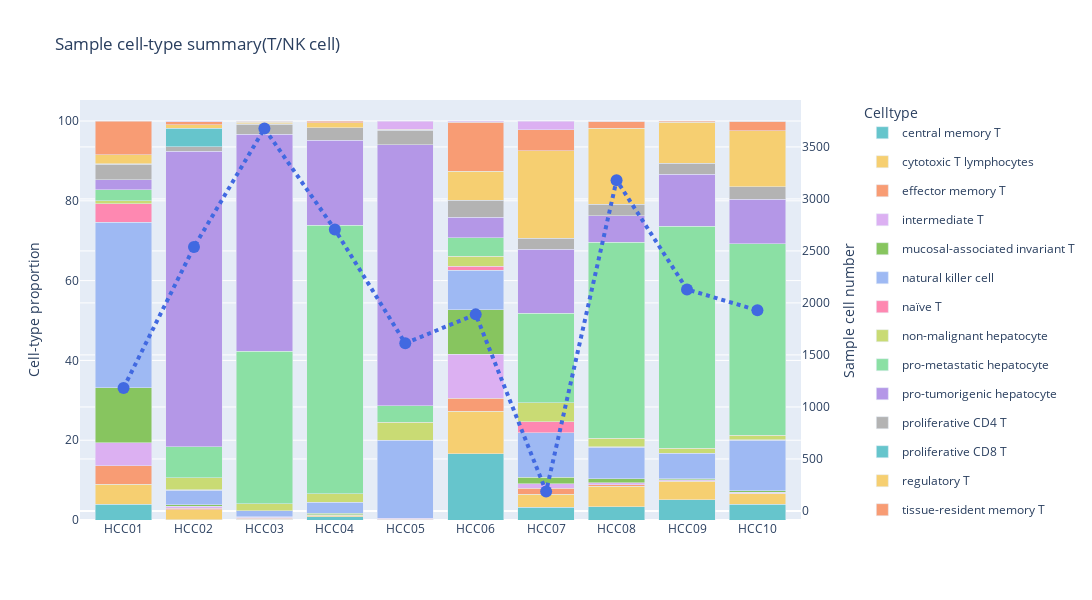

The cell this chart's notebook holds for it:
### Code cell
html_output_path = "/home/bruce1996/data/LIHC_anomaly_detection/manifold_transformation/UMAP_transformation/"
fig_output_path = "/home/bruce1996/data/LIHC_anomaly_detection/fig/scRNA_result/cell_summary/"
fig = celltype_summary_barplot(target_metadata,title="Sample cell-type summary(T/NK cell)")
fig.write_html(html_output_path + "umap_transformation_tumor_tnk_hepatocyte_cell_summary.html")
fig.write_image(fig_output_path + "umap_transformation_tumor_tnk_hepatocyte_cell_summary.png",scale=2)
fig.show()

### Figure 1 — Plotly figure (JSON) as saved in the notebook; plotly's stock layout.template omitted (floating-point values rounded to 4 significant figures)
{"data": [{"alignmentgroup": "True", "hovertemplate": "Advance_celltype=central memory T<br>patient=%{x}<br>Proportion=%{y}<extra></extra>", "legendgroup": "central memory T", "marker": {"color": "rgb(102, 197, 204)", "pattern": {"shape": ""}}, "name": "central memory T", "offsetgroup": "central memory T", "orientation": "v", "showlegend": true, "textposition": "auto", "type": "bar", "x": ["HCC01", "HCC02", "HCC03", "HCC04", "HCC06", "HCC07", "HCC08", "HCC09", "HCC10"], "xaxis": "x", "y": [3.97, 0.12, 0.08, 0.81, 16.56, 3.21, 3.3, 5.07, 3.94], "yaxis": "y"}, {"alignmentgroup": "True", "hovertemplate": "Advance_celltype=cytotoxic T lymphocytes<br>patient=%{x}<br>Proportion=%{y}<extra></extra>", "legendgroup": "cytotoxic T lymphocytes", "marker": {"color": "rgb(246, 207, 113)", "pattern": {"shape": ""}}, "name": "cytotoxic T lymphocytes", "offsetgroup": "cytotoxic T lymphocytes", "orientation": "v", "showlegend": true, "textposition": "auto", "type": "bar", "x": ["HCC01", "HCC02", "HCC03", "HCC04", "HCC05", "HCC06", "HCC07", "HCC08", "HCC09", "HCC10"], "xaxis": "x", "y": [4.99, 2.4, 0.05, 0.41, 0.06, 10.69, 3.21, 5.16, 4.65, 2.64], "yaxis": "y"}, {"alignmentgroup": "True", "hovertemplate": "Advance_celltype=effector memory T<br>patient=%{x}<br>Proportion=%{y}<extra></extra>", "legendgroup": "effector memory T", "marker": {"color": "rgb(248, 156, 116)", "pattern": {"shape": ""}}, "name": "effector memory T", "offsetgroup": "effector memory T", "orientation": "v", "showlegend": true, "textposition": "auto", "type": "bar", "x": ["HCC01", "HCC02", "HCC03", "HCC04", "HCC05", "HCC06", "HCC07", "HCC08", "HCC09", "HCC10"], "xaxis": "x", "y": [4.65, 0.39, 0.3, 0.04, 0.12, 3.23, 1.6, 0.38, 0.14, 0.16], "yaxis": "y"}, {"alignmentgroup": "True", "hovertemplate": "Advance_celltype=intermediate T<br>patient=%{x}<br>Proportion=%{y}<extra></extra>", "legendgroup": "intermediate T", "marker": {"color": "rgb(220, 176, 242)", "pattern": {"shape": ""}}, "name": "intermediate T", "offsetgroup": "intermediate T", "orientation": "v", "showlegend": true, "textposition": "auto", "type": "bar", "x": ["HCC01", "HCC02", "HCC03", "HCC04", "HCC05", "HCC06", "HCC07", "HCC08", "HCC09", "HCC10"], "xaxis": "x", "y": [5.75, 0.55, 0.3, 0.11, 0.25, 11.11, 1.07, 0.53, 0.23, 0.26], "yaxis": "y"}, {"alignmentgroup": "True", "hovertemplate": "Advance_celltype=mucosal-associated invariant T<br>patient=%{x}<br>Proportion=%{y}<extra></extra>", "legendgroup": "mucosal-associated invariant T", "marker": {"color": "rgb(135, 197, 95)", "pattern": {"shape": ""}}, "name": "mucosal-associated invariant T", "offsetgroup": "mucosal-associated invariant T", "orientation": "v", "showlegend": true, "textposition": "auto", "type": "bar", "x": ["HCC01", "HCC02", "HCC03", "HCC04", "HCC06", "HCC07", "HCC08", "HCC09", "HCC10"], "xaxis": "x", "y": [13.78, 0.39, 0.11, 0.3, 11.16, 1.6, 0.91, 0.19, 0.31], "yaxis": "y"}, {"alignmentgroup": "True", "hovertemplate": "Advance_celltype=natural killer cell<br>patient=%{x}<br>Proportion=%{y}<extra></extra>", "legendgroup": "natural killer cell", "marker": {"color": "rgb(158, 185, 243)", "pattern": {"shape": ""}}, "name": "natural killer cell", "offsetgroup": "natural killer cell", "orientation": "v", "showlegend": true, "textposition": "auto", "type": "bar", "x": ["HCC01", "HCC02", "HCC03", "HCC04", "HCC05", "HCC06", "HCC07", "HCC08", "HCC09", "HCC10"], "xaxis": "x", "y": [41.5, 3.59, 1.47, 2.81, 19.6, 9.79, 11.23, 7.92, 6.43, 12.7], "yaxis": "y"}, {"alignmentgroup": "True", "hovertemplate": "Advance_celltype=naïve T<br>patient=%{x}<br>Proportion=%{y}<extra></extra>", "legendgroup": "naïve T", "marker": {"color": "rgb(254, 136, 177)", "pattern": {"shape": ""}}, "name": "naïve T", "offsetgroup": "naïve T", "orientation": "v", "showlegend": true, "textposition": "auto", "type": "bar", "x": ["HCC01", "HCC02", "HCC06", "HCC07", "HCC08", "HCC10"], "xaxis": "x", "y": [4.65, 0.16, 1.01, 2.67, 0.16, 0.05], "yaxis": "y"}, {"alignmentgroup": "True", "hovertemplate": "Advance_celltype=non-malignant hepatocyte<br>patient=%{x}<br>Proportion=%{y}<extra></extra>", "legendgroup": "non-malignant hepatocyte", "marker": {"color": "rgb(201, 219, 116)", "pattern": {"shape": ""}}, "name": "non-malignant hepatocyte", "offsetgroup": "non-malignant hepatocyte", "orientation": "v", "showlegend": true, "textposition": "auto", "type": "bar", "x": ["HCC01", "HCC02", "HCC03", "HCC04", "HCC05", "HCC06", "HCC07", "HCC08", "HCC09", "HCC10"], "xaxis": "x", "y": [0.68, 3.03, 1.79, 2.14, 4.53, 2.54, 4.81, 2.17, 1.31, 1.24], "yaxis": "y"}, {"alignmentgroup": "True", "hovertemplate": "Advance_celltype=pro-metastatic hepatocyte<br>patient=%{x}<br>Proportion=%{y}<extra></extra>", "legendgroup": "pro-metastatic hepatocyte", "marker": {"color": "rgb(139, 224, 164)", "pattern": {"shape": ""}}, "name": "pro-metastatic hepatocyte", "offsetgroup": "pro-metastatic hepatocyte", "orientation": "v", "showlegend": true, "textposition": "auto", "type": "bar", "x": ["HCC01", "HCC02", "HCC03", "HCC04", "HCC05", "HCC06", "HCC07", "HCC08", "HCC09", "HCC10"], "xaxis": "x", "y": [2.79, 7.72, 38.16, 67.23, 4.03, 4.66, 22.46, 49.03, 55.59, 47.95], "yaxis": "y"}, {"alignmentgroup": "True", "hovertemplate": "Advance_celltype=pro-tumorigenic hepatocyte<br>patient=%{x}<br>Proportion=%{y}<extra></extra>", "legendgroup": "pro-tumorigenic hepatocyte", "marker": {"color": "rgb(180, 151, 231)", "pattern": {"shape": ""}}, "name": "pro-tumorigenic hepatocyte", "offsetgroup": "pro-tumorigenic hepatocyte", "orientation": "v", "showlegend": true, "textposition": "auto", "type": "bar", "x": ["HCC01", "HCC02", "HCC03", "HCC04", "HCC05", "HCC06", "HCC07", "HCC08", "HCC09", "HCC10"], "xaxis": "x", "y": [2.54, 74.11, 54.42, 21.28, 65.51, 5.19, 16.04, 6.67, 13, 11.15], "yaxis": "y"}, {"alignmentgroup": "True", "hovertemplate": "Advance_celltype=proliferative CD4 T<br>patient=%{x}<br>Proportion=%{y}<extra></extra>", "legendgroup": "proliferative CD4 T", "marker": {"color": "rgb(179, 179, 179)", "pattern": {"shape": ""}}, "name": "proliferative CD4 T", "offsetgroup": "proliferative CD4 T", "orientation": "v", "showlegend": true, "textposition": "auto", "type": "bar", "x": ["HCC01", "HCC02", "HCC03", "HCC04", "HCC05", "HCC06", "HCC07", "HCC08", "HCC09", "HCC10"], "xaxis": "x", "y": [3.89, 1.14, 2.47, 3.21, 3.6, 4.23, 2.67, 2.89, 2.77, 3.11], "yaxis": "y"}, {"alignmentgroup": "True", "hovertemplate": "Advance_celltype=proliferative CD8 T<br>patient=%{x}<br>Proportion=%{y}<extra></extra>", "legendgroup": "proliferative CD8 T", "marker": {"color": "rgb(102, 197, 204)", "pattern": {"shape": ""}}, "name": "proliferative CD8 T", "offsetgroup": "proliferative CD8 T", "orientation": "v", "showlegend": true, "textposition": "auto", "type": "bar", "x": ["HCC01", "HCC02", "HCC03", "HCC05"], "xaxis": "x", "y": [0.08, 4.61, 0.19, 0.12], "yaxis": "y"}, {"alignmentgroup": "True", "hovertemplate": "Advance_celltype=regulatory T<br>patient=%{x}<br>Proportion=%{y}<extra></extra>", "legendgroup": "regulatory T", "marker": {"color": "rgb(246, 207, 113)", "pattern": {"shape": ""}}, "name": "regulatory T", "offsetgroup": "regulatory T", "orientation": "v", "showlegend": true, "textposition": "auto", "type": "bar", "x": ["HCC01", "HCC02", "HCC03", "HCC04", "HCC05", "HCC06", "HCC07", "HCC08", "HCC09", "HCC10"], "xaxis": "x", "y": [2.28, 0.83, 0.41, 1.26, 0.06, 7.2, 21.93, 19.12, 10.28, 14.05], "yaxis": "y"}, {"alignmentgroup": "True", "hovertemplate": "Advance_celltype=tissue-resident memory T<br>patient=%{x}<br>Proportion=%{y}<extra></extra>", "legendgroup": "tissue-resident memory T", "marker": {"color": "rgb(248, 156, 116)", "pattern": {"shape": ""}}, "name": "tissue-resident memory T", "offsetgroup": "tissue-resident memory T", "orientation": "v", "showlegend": true, "textposition": "auto", "type": "bar", "x": ["HCC01", "HCC02", "HCC03", "HCC04", "HCC05", "HCC06", "HCC07", "HCC08", "HCC09", "HCC10"], "xaxis": "x", "y": [8.45, 0.83, 0.14, 0.41, 0.12, 12.38, 5.35, 1.7, 0.33, 2.38], "yaxis": "y"}, {"alignmentgroup": "True", "hovertemplate": "Advance_celltype=cholangiocyte <br>patient=%{x}<br>Proportion=%{y}<extra></extra>", "legendgroup": "cholangiocyte ", "marker": {"color": "rgb(220, 176, 242)", "pattern": {"shape": ""}}, "name": "cholangiocyte ", "offsetgroup": "cholangiocyte ", "orientation": "v", "showlegend": true, "textposition": "auto", "type": "bar", "x": ["HCC02", "HCC03", "HCC05", "HCC06", "HCC07", "HCC08", "HCC10"], "xaxis": "x", "y": [0.12, 0.11, 1.99, 0.26, 2.14, 0.06, 0.05], "yaxis": "y"}, {"line": {"color": "royalblue", "dash": "dot", "width": 4}, "marker": {"size": 12}, "name": "Cell number", "type": "scatter", "x": ["HCC01", "HCC02", "HCC03", "HCC04", "HCC05", "HCC06", "HCC07", "HCC08", "HCC09", "HCC10"], "xaxis": "x", "y": [1183, 2538, 3677, 2707, 1612, 1890, 187, 3180, 2130, 1929], "yaxis": "y2"}], "layout": {"barmode": "stack", "height": 600, "legend": {"title": {"text": "Celltype"}}, "title": {"text": "Sample cell-type summary(T/NK cell)"}, "width": 1200, "xaxis": {"anchor": "y", "categoryarray": ["HCC01", "HCC02", "HCC03", "HCC04", "HCC05", "HCC06", "HCC07", "HCC08", "HCC09", "HCC10"], "categoryorder": "array", "domain": [0, 0.94]}, "yaxis": {"anchor": "x", "domain": [0, 1], "title": {"text": "Cell-type proportion"}}, "yaxis2": {"anchor": "x", "overlaying": "y", "side": "right", "title": {"text": "Sample cell number"}}}}
